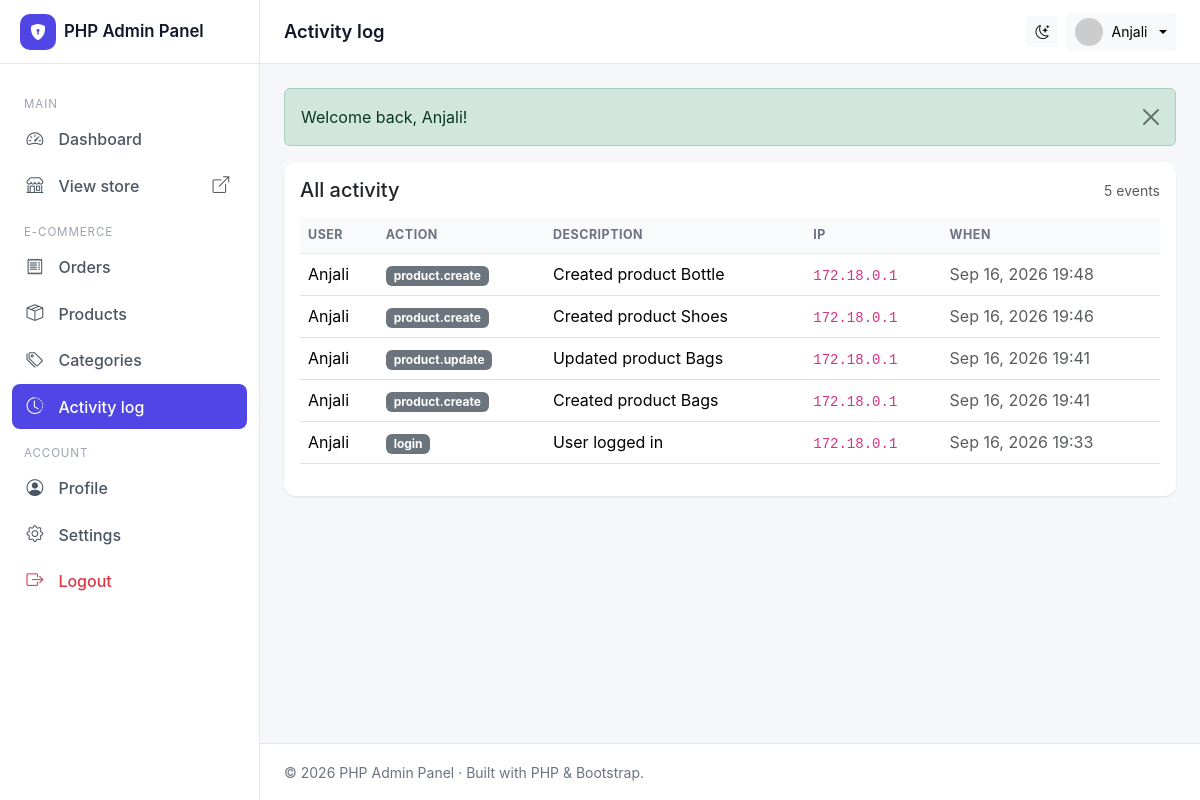
The app's page /admin/activity.php (signed in) with its own data.
### tables this page shows
CREATE TABLE `activity_log` (
  `id` int unsigned NOT NULL AUTO_INCREMENT,
  `user_id` int unsigned DEFAULT NULL,
  `action` varchar(100) NOT NULL,
  `description` text,
  `ip_address` varchar(45) DEFAULT NULL,
  `created_at` datetime NOT NULL DEFAULT CURRENT_TIMESTAMP,
  PRIMARY KEY (`id`),
  KEY `idx_log_user` (`user_id`),
  CONSTRAINT `fk_log_user` FOREIGN KEY (`user_id`) REFERENCES `users` (`id`) ON DELETE SET NULL
);

CREATE TABLE `users` (
  `id` int unsigned NOT NULL AUTO_INCREMENT,
  `name` varchar(100) NOT NULL,
  `email` varchar(150) NOT NULL,
  `password` varchar(255) NOT NULL,
  `role` enum('admin','editor','user') NOT NULL DEFAULT 'user',
  `status` enum('active','inactive') NOT NULL DEFAULT 'active',
  `avatar` varchar(255) DEFAULT NULL,
  `phone` varchar(30) DEFAULT NULL,
  `bio` text,
  `created_at` datetime NOT NULL DEFAULT CURRENT_TIMESTAMP,
  `updated_at` datetime NOT NULL DEFAULT CURRENT_TIMESTAMP ON UPDATE CURRENT_TIMESTAMP,
  PRIMARY KEY (`id`),
  UNIQUE KEY `email` (`email`),
  KEY `idx_users_role` (`role`),
  KEY `idx_users_status` (`status`)
);

### includes/functions.php (called while the page is built, shortened)
<?php
require_once __DIR__ . '/../config/database.php';
function e(?string $value): string
{
    return htmlspecialchars((string)$value, ENT_QUOTES | ENT_SUBSTITUTE, 'UTF-8');
}
function url(string $path = ''): string
{
    return BASE_URL . ltrim($path, '/');
}
function admin_url(string $path = ''): string
{
    return ADMIN_URL . ltrim($path, '/');
}
function get_flashes(): array
{
    $messages = $_SESSION['_flash'] ?? [];
    return $messages;
}
function setting(string $key, ?string $default = null): ?string
{
    static $cache = null;
    if ($cache === null) {
        $cache = [];
        try {
            $rows = db()->query('SELECT key_name, value FROM settings')->fetchAll();
            foreach ($rows as $r) {
                $cache[$r['key_name']] = $r['value'];
            }
        } catch (Throwable $e) {
        }
    }
    return $cache[$key] ?? $default;
}
function active_if(bool $condition, string $class = 'active'): string
{
    return $condition ? $class : '';
}
function format_date(?string $datetime, string $format = 'M j, Y H:i'): string
{
    $ts = strtotime($datetime);
    return $ts ? date($format, $ts) : e($datetime);
}
function avatar_url(?string $avatar, string $name = ''): string
{
    $initials = urlencode($name ?: 'User');
    return "https://ui-avatars.com/api/?name={$initials}&background=4f46e5&color=fff&size=128";
}

### config/database.php (called while the page is built, shortened)
<?php
class Database
{
    private static ?PDO $instance = null;
    public static function getConnection(): PDO
    {
        if (self::$instance === null) {
            $dsn = sprintf(
                'mysql:host=%s;port=%s;dbname=%s;charset=%s',
                DB_HOST, DB_PORT, DB_NAME, DB_CHARSET
            );
            $options = [
                PDO::ATTR_ERRMODE            => PDO::ERRMODE_EXCEPTION,
                PDO::ATTR_DEFAULT_FETCH_MODE => PDO::FETCH_ASSOC,
                PDO::ATTR_EMULATE_PREPARES   => false,
            ];
            try {
                self::$instance = new PDO($dsn, DB_USER, DB_PASS, $options);
            } catch (PDOException $e) {
                if (APP_ENV === 'development') {
                    die('Database connection failed: ' . htmlspecialchars($e->getMessage()));
                }
                die('Database connection failed.');
            }
        }
        return self::$instance;
    }
}
function db(): PDO
{
    return Database::getConnection();
}

### admin/includes/auth.php (called while the page is built, shortened)
<?php
require_once __DIR__ . '/../../includes/functions.php';
function current_user(): ?array
{
    return $_SESSION['user'] ?? null;
}
function has_role(string ...$roles): bool
{
    $user = current_user();
    return $user && in_array($user['role'], $roles, true);
}

### admin/activity.php (the view, shortened to what this page needs)
<?php
require_once __DIR__ . '/includes/auth.php';
$pageTitle = 'Activity log';
$perPage = max(5, (int) setting('items_per_page', '10'));
$page    = max(1, (int) ($_GET['page'] ?? 1));
$offset  = ($page - 1) * $perPage;
$total = (int) db()->query('SELECT COUNT(*) FROM activity_log')->fetchColumn();
$stmt = db()->prepare(
    'SELECT a.*, u.name AS user_name
     FROM activity_log a
     LEFT JOIN users u ON u.id = a.user_id
     ORDER BY a.created_at DESC
     LIMIT :lim OFFSET :off'
);
$stmt->bindValue(':lim', $perPage, PDO::PARAM_INT);
$stmt->bindValue(':off', $offset,  PDO::PARAM_INT);
$stmt->execute();
$rows = $stmt->fetchAll();
include __DIR__ . '/includes/header.php';
?>
<div class="card">
  <div class="card-body">
    <div class="d-flex justify-content-between align-items-center mb-3">
      <h5 class="card-title mb-0">All activity</h5>
      <span class="text-muted small"><?= number_format($total) ?> events</span>
    </div>
    <div class="table-responsive">
      <table class="table align-middle">
        <thead>
          <tr>
            <th>User</th><th>Action</th><th>Description</th>
            <th>IP</th><th>When</th>
          </tr>
        </thead>
        <tbody>
          <?php foreach ($rows as $a): ?>
            <tr>
              <td><?= e($a['user_name'] ?? '—') ?></td>
              <td><span class="badge text-bg-secondary"><?= e($a['action']) ?></span></td>
              <td><?= e($a['description']) ?></td>
              <td><code><?= e($a['ip_address'] ?? '') ?></code></td>
              <td class="text-muted"><?= e(format_date($a['created_at'])) ?></td>
            </tr>
          <?php endforeach; ?>
        </tbody>
      </table>
    </div>
  </div>
</div>
<?php include __DIR__ . '/includes/footer.php'; ?>

### admin/includes/header.php (shortened to what this page needs)
<?php
require_once __DIR__ . '/auth.php';
$pageTitle = $pageTitle ?? 'Dashboard';
$me        = current_user();
?>
<!doctype html>
<html lang="en" data-bs-theme="light">
<head>
<link rel="stylesheet" href="https://cdn.jsdelivr.net/npm/bootstrap@5.3.3/dist/css/bootstrap.min.css">
<link rel="stylesheet" href="https://cdn.jsdelivr.net/npm/bootstrap-icons@1.11.3/font/bootstrap-icons.css">
<link rel="stylesheet" href="<?= e(url('assets/css/style.css')) ?>">
</head>
<body>
<div class="app">
  <?php include __DIR__ . '/sidebar.php'; ?>
  <main class="app-main">
    <nav class="topbar">
      <h1 class="topbar-title"><?= e($pageTitle) ?></h1>
      <div class="ms-auto d-flex align-items-center gap-2">
        <button class="btn btn-light btn-sm" id="themeToggle" title="Toggle theme">
          <i class="bi bi-moon-stars"></i>
        </button>
        <div class="dropdown">
          <button class="btn btn-light btn-sm dropdown-toggle d-flex align-items-center gap-2"
                  data-bs-toggle="dropdown" aria-expanded="false">
            <img src="<?= e(avatar_url($me['avatar'] ?? null, $me['name'])) ?>"
                 class="rounded-circle" width="28" height="28" alt="">
            <span class="d-none d-sm-inline"><?= e($me['name']) ?></span>
          </button>
        </div>
      </div>
    </nav>
    <div class="app-content">
      <?php foreach (get_flashes() as $f): ?>
        <div class="alert alert-<?= e($f['type']) ?> alert-dismissible fade show" role="alert">
          <?= e($f['message']) ?>
          <button type="button" class="btn-close" data-bs-dismiss="alert"></button>
        </div>
      <?php endforeach; ?>

### admin/includes/sidebar.php (shortened to what this page needs)
<?php
$current = basename($_SERVER['PHP_SELF'] ?? '');
?>
<aside class="sidebar" id="sidebar">
  <div class="sidebar-brand">
    <a href="<?= e(admin_url('dashboard.php')) ?>" class="d-flex align-items-center gap-2 text-decoration-none">
      <span class="brand-icon"><i class="bi bi-shield-lock-fill"></i></span>
      <span class="brand-text"><?= e(setting('site_name', APP_NAME)) ?></span>
    </a>
  </div>
  <nav class="sidebar-nav">
    <div class="nav-section">Main</div>
    <a href="<?= e(admin_url('dashboard.php')) ?>"
       class="nav-link <?= active_if($current === 'dashboard.php') ?>">
      <i class="bi bi-speedometer2"></i><span>Dashboard</span>
    </a>
    <a href="<?= e(url('')) ?>" target="_blank" class="nav-link">
      <i class="bi bi-shop"></i><span>View store</span>
      <i class="bi bi-box-arrow-up-right ms-auto small text-muted"></i>
    </a>
    <?php if (has_role('admin', 'editor')): ?>
      <div class="nav-section">E-commerce</div>
      <a href="<?= e(admin_url('orders.php')) ?>"
         class="nav-link <?= active_if($current === 'orders.php' || $current === 'order_view.php') ?>">
        <i class="bi bi-receipt"></i><span>Orders</span>
      </a>
      <a href="<?= e(admin_url('products.php')) ?>"
         class="nav-link <?= active_if($current === 'products.php' || $current === 'product_form.php') ?>">
        <i class="bi bi-box-seam"></i><span>Products</span>
      </a>
      <a href="<?= e(admin_url('categories.php')) ?>"
         class="nav-link <?= active_if($current === 'categories.php' || $current === 'category_form.php') ?>">
        <i class="bi bi-tags"></i><span>Categories</span>
      </a>
    <?php endif; ?>
    <a href="<?= e(admin_url('activity.php')) ?>"
       class="nav-link <?= active_if($current === 'activity.php') ?>">
      <i class="bi bi-clock-history"></i><span>Activity log</span>
    </a>
    <div class="nav-section">Account</div>
    <a href="<?= e(admin_url('profile.php')) ?>"
       class="nav-link <?= active_if($current === 'profile.php') ?>">
      <i class="bi bi-person-circle"></i><span>Profile</span>
    </a>
    <?php if (has_role('admin')): ?>
      <a href="<?= e(admin_url('settings.php')) ?>"
         class="nav-link <?= active_if($current === 'settings.php') ?>">
        <i class="bi bi-gear"></i><span>Settings</span>
      </a>
    <?php endif; ?>
    <a href="<?= e(admin_url('logout.php')) ?>" class="nav-link text-danger">
      <i class="bi bi-box-arrow-right"></i><span>Logout</span>
    </a>
  </nav>
</aside>

### admin/includes/footer.php (shortened to what this page needs)
    </div>
    <footer class="app-footer">
      <small>
        &copy; <?= date('Y') ?> <?= e(setting('site_name', APP_NAME)) ?> ·
        Built with PHP &amp; Bootstrap.
      </small>
    </footer>
  </main>
</div>
</body>
</html>

### assets/css/style.css (style rules this page uses)
:root { --sidebar-width: 260px; --topbar-height: 64px; --brand: #4f46e5; --brand-dark: #4338ca; --bg: #f5f7fb; --card-shadow: 0 1px 3px rgba(15, 23, 42, .06), 0 1px 2px rgba(15, 23, 42, .04); }
html, body { height: 100%; }
body { background: var(--bg); font-family: -apple-system, BlinkMacSystemFont, "Segoe UI", Roboto, "Helvetica Neue", Arial, sans-serif; }
.app { display: flex; min-height: 100vh; }
.sidebar { width: var(--sidebar-width); background: #ffffff; border-right: 1px solid #e5e7eb; position: fixed; inset: 0 auto 0 0; display: flex; flex-direction: column; z-index: 1030; transition: transform .25s ease; }
.sidebar-brand { height: var(--topbar-height); padding: 0 1.25rem; display: flex; align-items: center; border-bottom: 1px solid #e5e7eb; }
.sidebar-brand .brand-icon { width: 36px; height: 36px; background: var(--brand); color: #fff; border-radius: 10px; display: inline-flex; align-items: center; justify-content: center; }
.sidebar-brand .brand-text { font-weight: 600; font-size: 1.05rem; color: #111827; }
.sidebar-nav { padding: 1rem .75rem; overflow-y: auto; flex: 1; }
.nav-section { font-size: .72rem; text-transform: uppercase; letter-spacing: .08em; color: #9ca3af; margin: 1rem .75rem .25rem; }
.sidebar-nav .nav-link { display: flex; align-items: center; gap: .75rem; padding: .6rem .9rem; border-radius: .5rem; color: #4b5563; font-weight: 500; margin-bottom: 2px; }
.sidebar-nav .nav-link.active { background: var(--brand); color: #fff; }
.sidebar-nav .nav-link i { font-size: 1.05rem; width: 1.25rem; }
.app-main { flex: 1; margin-left: var(--sidebar-width); display: flex; flex-direction: column; min-width: 0; }
.topbar { height: var(--topbar-height); background: #fff; border-bottom: 1px solid #e5e7eb; padding: 0 1.5rem; display: flex; align-items: center; gap: .75rem; position: sticky; top: 0; z-index: 1020; }
.topbar-title { font-size: 1.15rem; font-weight: 600; margin: 0; color: #111827; }
.app-content { padding: 1.5rem; flex: 1; }
.app-footer { padding: 1rem 1.5rem; border-top: 1px solid #e5e7eb; color: #6b7280; background: #fff; }
.card { border: 0; border-radius: .75rem; box-shadow: var(--card-shadow); }
.table thead th { font-size: .78rem; text-transform: uppercase; letter-spacing: .04em; color: #6b7280; border-bottom: 1px solid #e5e7eb; background: #f9fafb; }
.table td { vertical-align: middle; }
.topbar-title { overflow: hidden; text-overflow: ellipsis; white-space: nowrap; min-width: 0; }

### records on screen
activity_log: user.name "Anjali", action "product.create", description "Created product Bottle", ip_address "172.18.0.1", created_at "Sep 16, 2026 19:48"
activity_log: user.name "Anjali", action "product.create", description "Created product Shoes", ip_address "172.18.0.1", created_at "Sep 16, 2026 19:46"
activity_log: user.name "Anjali", action "product.update", description "Updated product Bags", ip_address "172.18.0.1", created_at "Sep 16, 2026 19:41"
activity_log: user.name "Anjali", action "product.create", description "Created product Bags", ip_address "172.18.0.1", created_at "Sep 16, 2026 19:41"
activity_log: user.name "Anjali", action "login", description "User logged in", ip_address "172.18.0.1", created_at "Sep 16, 2026 19:33"

### other values on screen
setting('site_name', APP_NAME) "PHP Admin Panel"
$pageTitle "Activity log"
$me['name'] "Anjali"
$f['message'] "Welcome back, Anjali!"
$total "5"
